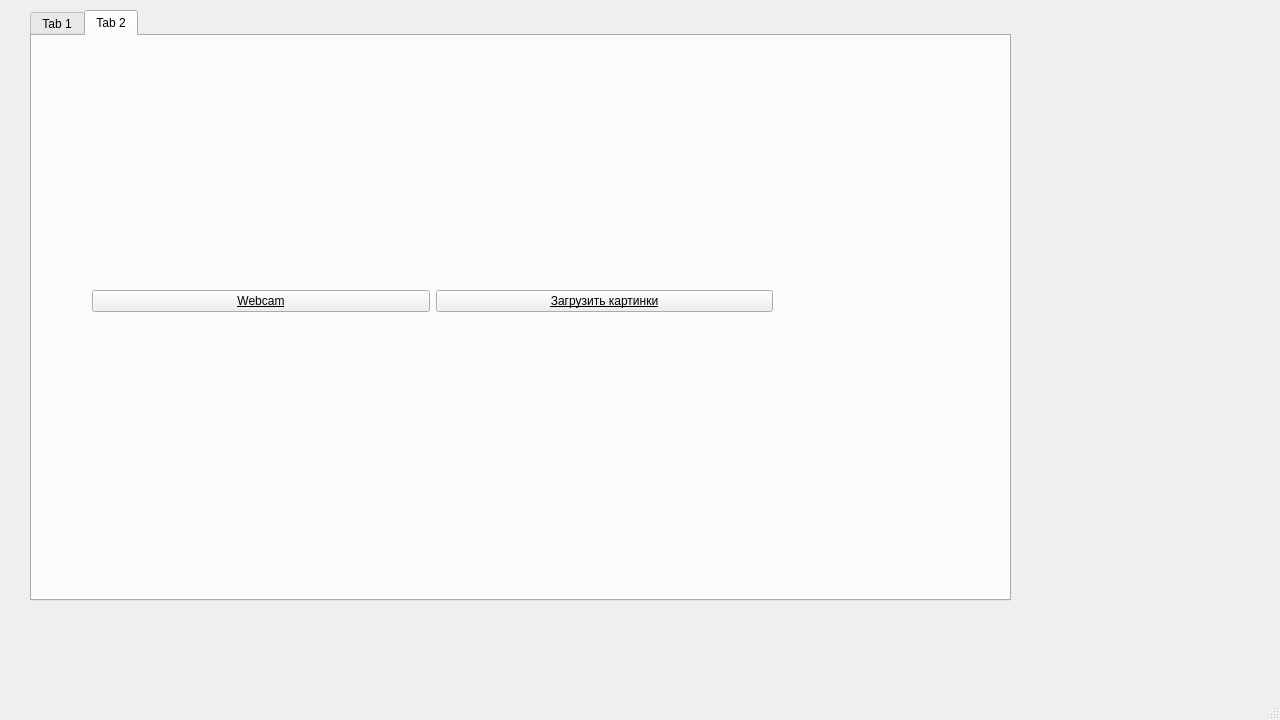
<?xml version="1.0" encoding="UTF-8"?>
<ui version="4.0">
 <class>MainWindow</class>
 <widget class="QMainWindow" name="MainWindow">
  <property name="geometry">
   <rect>
    <x>0</x>
    <y>0</y>
    <width>1280</width>
    <height>720</height>
   </rect>
  </property>
  <property name="minimumSize">
   <size>
    <width>640</width>
    <height>480</height>
   </size>
  </property>
  <property name="maximumSize">
   <size>
    <width>1920</width>
    <height>1080</height>
   </size>
  </property>
  <property name="windowTitle">
   <string>MainWindow</string>
  </property>
  <widget class="QWidget" name="centralwidget">
   <widget class="QTabWidget" name="tabWidget">
    <property name="geometry">
     <rect>
      <x>30</x>
      <y>10</y>
      <width>981</width>
      <height>591</height>
     </rect>
    </property>
    <property name="currentIndex">
     <number>1</number>
    </property>
    <widget class="QWidget" name="tab">
     <attribute name="title">
      <string>Tab 1</string>
     </attribute>
     <widget class="QWidget" name="gridLayoutWidget">
      <property name="geometry">
       <rect>
        <x>30</x>
        <y>50</y>
        <width>681</width>
        <height>451</height>
       </rect>
      </property>
      <layout class="QGridLayout" name="gridLayout">
       <item row="1" column="1" alignment="Qt::AlignRight">
        <widget class="QPushButton" name="pushButtonExport">
         <property name="styleSheet">
          <string notr="true">font: 11pt &quot;Forte&quot;;
text-decoration: underline;</string>
         </property>
         <property name="text">
          <string>export settings</string>
         </property>
        </widget>
       </item>
       <item row="0" column="0">
        <widget class="QLineEdit" name="lineEditText">
         <property name="toolTip">
          <string>&lt;html&gt;&lt;head/&gt;&lt;body&gt;&lt;p&gt;Hello&lt;/p&gt;&lt;/body&gt;&lt;/html&gt;</string>
         </property>
         <property name="text">
          <string>hello</string>
         </property>
        </widget>
       </item>
       <item row="0" column="1">
        <widget class="QSpinBox" name="spinBoxDelay"/>
       </item>
       <item row="1" column="0">
        <widget class="QPushButton" name="pushButtonImport">
         <property name="toolTip">
          <string>&lt;html&gt;&lt;head/&gt;&lt;body&gt;&lt;p&gt;&lt;br/&gt;&lt;/p&gt;&lt;/body&gt;&lt;/html&gt;</string>
         </property>
         <property name="styleSheet">
          <string notr="true">font: 11pt &quot;Forte&quot;;
text-decoration: underline;</string>
         </property>
         <property name="text">
          <string>import settings</string>
         </property>
        </widget>
       </item>
      </layout>
     </widget>
     <widget class="QTimeEdit" name="timeEdit">
      <property name="geometry">
       <rect>
        <x>760</x>
        <y>380</y>
        <width>118</width>
        <height>22</height>
       </rect>
      </property>
     </widget>
    </widget>
    <widget class="QWidget" name="tab_2">
     <attribute name="title">
      <string>Tab 2</string>
     </attribute>
     <widget class="QWidget" name="gridLayoutWidget_2">
      <property name="geometry">
       <rect>
        <x>60</x>
        <y>40</y>
        <width>681</width>
        <height>451</height>
       </rect>
      </property>
      <layout class="QGridLayout" name="gridLayout_2">
       <item row="2" column="1">
        <widget class="QPushButton" name="pushButtonDownload">
         <property name="toolTip">
          <string>&lt;html&gt;&lt;head/&gt;&lt;body&gt;&lt;p&gt;&lt;br/&gt;&lt;/p&gt;&lt;/body&gt;&lt;/html&gt;</string>
         </property>
         <property name="styleSheet">
          <string notr="true">font: 11pt &quot;Forte&quot;;
text-decoration: underline;</string>
         </property>
         <property name="text">
          <string>Загрузить картинки</string>
         </property>
        </widget>
       </item>
       <item row="2" column="0">
        <widget class="QPushButton" name="pushButtonWebcam">
         <property name="toolTip">
          <string>&lt;html&gt;&lt;head/&gt;&lt;body&gt;&lt;p&gt;&lt;br/&gt;&lt;/p&gt;&lt;/body&gt;&lt;/html&gt;</string>
         </property>
         <property name="styleSheet">
          <string notr="true">font: 11pt &quot;Forte&quot;;
text-decoration: underline;</string>
         </property>
         <property name="text">
          <string>Webcam</string>
         </property>
        </widget>
       </item>
      </layout>
     </widget>
    </widget>
   </widget>
  </widget>
  <widget class="QMenuBar" name="menubar">
   <property name="geometry">
    <rect>
     <x>0</x>
     <y>0</y>
     <width>1280</width>
     <height>21</height>
    </rect>
   </property>
  </widget>
  <widget class="QStatusBar" name="statusbar"/>
 </widget>
 <resources/>
 <connections/>
</ui>
